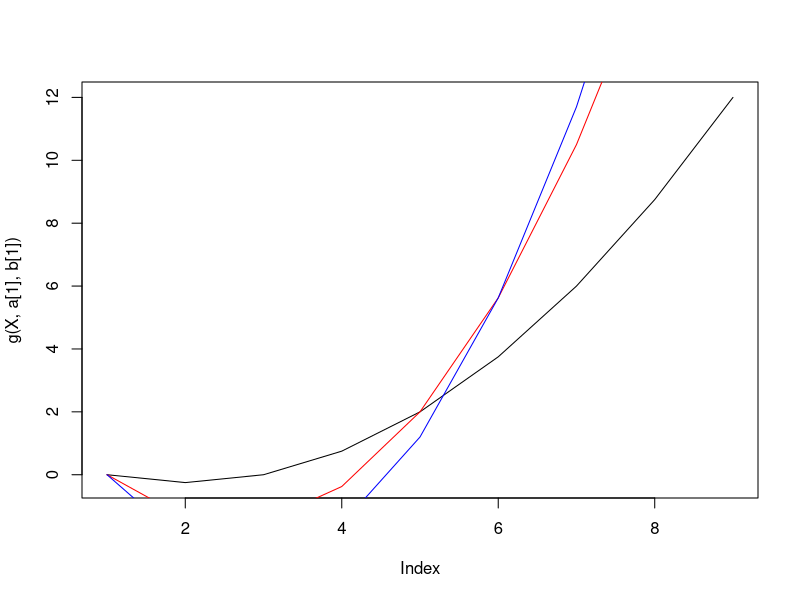
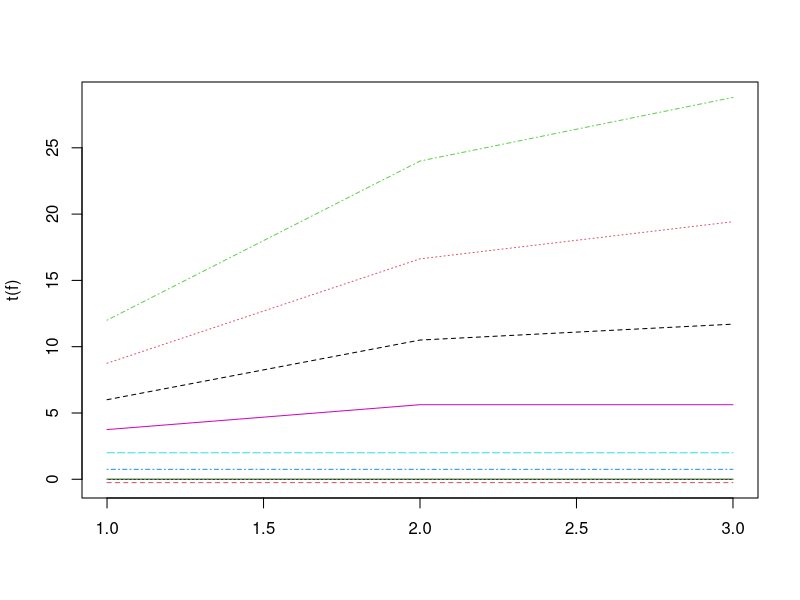
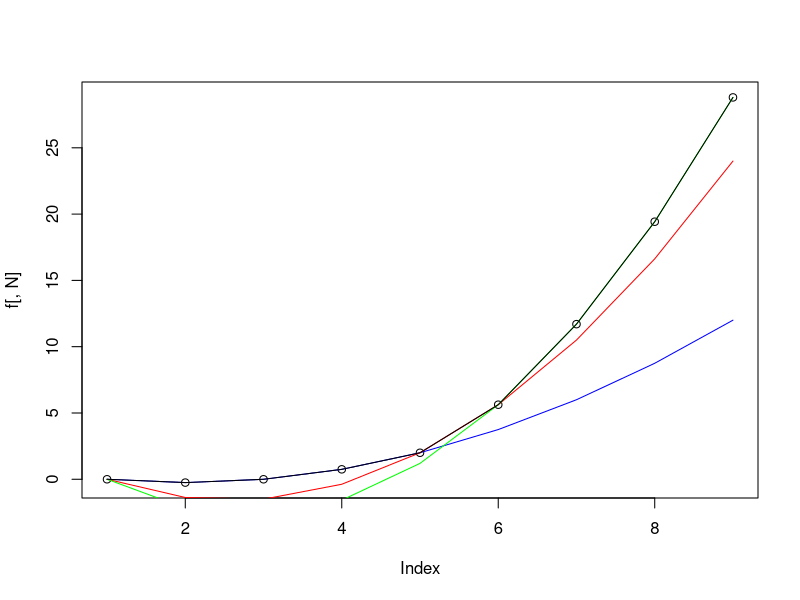

Source code (R) for these figures, in order:
g <- function(x, a, b){
  return(a * x^2 + b*x)
}

N <- 3

a <- matrix(N, 1)
b <- matrix(N, 1)

# consider a case with two function
a[1] <- 1
a[2] <- 2.5
a[3] <- 3.3

b[1] <- -1
b[2] <- -4
b[3] <- -6

Delta <- 0.5
X <- seq(0, 4, Delta)

plot(g(X, a[1], b[1]), type = 'l')
lines(g(X, a[2], b[2]), col = 'red')
lines(g(X, a[3], b[3]), col = 'blue')

R <- length(X)

f <- matrix(NA, R, N)
xnMaximizingFunction <- matrix(NA, R, N)

# at the beginning we assume everything goes to the 1st function
xnMaximizingFunction[,1] <- X

f[,1] <- g(X, a[1], b[1])

for ( k in 2:N){
  
  for (l in 1:R){
    
    print(paste('function evaluated for for x = ', toString(X[l])) )
    
    x <- X[l]
    
    auxiliaryRecord <- matrix(NA, l , 1)
    
    for (d in 0 : ( l - 1 ) ){
      
      print(paste('we check x_n = ', toString(k * Delta) ) )
      # which(X == x - k * Delta) denotes the index giving the proper value of function f associated with x - k * Delta
      if ( (x - d * Delta) %in% X){
        auxiliaryRecord[d + 1, 1] <- g(d * Delta, a[k], b[k]) + f[which(X == x - d * Delta ), k-1]
      }
    }
    
    argMax <- which(auxiliaryRecord == max(auxiliaryRecord, na.rm = TRUE) )
    
    xnMaximizingFunction[l, k] <- max(X[argMax])
    
    if ( !( xnMaximizingFunction[l, k] == 0) ){
      xnMaximizingFunction[l, k-1] <- 0
    }
    
    # get the aux f[,2] value
    f[l, k] <- max(auxiliaryRecord, na.rm = TRUE)
  }
  
}

# check the obtained solution with the 
#  plot(f[,1] + f[,2], col = 'red')
# against the original problem

matplot(t(f), type = 'l')

# the optimal vs the components
plot(f[,N])

lines( g(X, a[1], b[1]), col = 'blue')
lines( g(X, a[2], b[2]), col = 'red')
lines( g(X, a[3], b[3]), col = 'green')
lines(f[,N])

print(xnMaximizingFunction)




